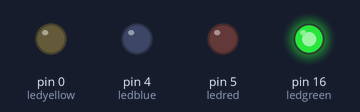
The program below on a simulated MicroPython board. Parts: output pins drawn as LEDs (lit = HIGH). At 4.0 s the program stops and its outputs stay as they are.

Above: at 0.02 s.
At 0.37 s:
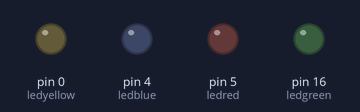
At 0.72 s:
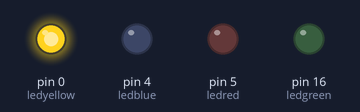
At 1.47 s:
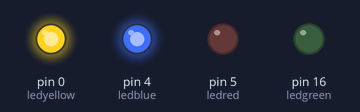
At 2.17 s:
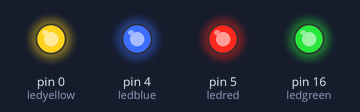
At 2.92 s:
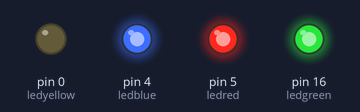
Timing chart, 0 to 3.2 s (numbered marks = the images above):
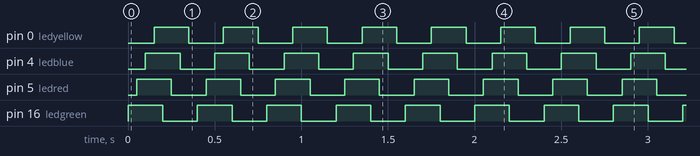

The program:

blink.py
```python
from machine import Pin
import time

ledgreen = Pin(16, Pin.OUT)
ledred = Pin(5, Pin.OUT)
ledblue = Pin(4, Pin.OUT)
ledyellow = Pin(0, Pin.OUT)

for i in range(10):
  ledgreen(1)
  time.sleep(0.05)
  ledred(1)
  time.sleep(0.05)
  ledblue(1)
  time.sleep(0.05)
  ledyellow(1)
  time.sleep(0.05)
  ledgreen(0)
  time.sleep(0.05)
  ledred(0)
  time.sleep(0.05)
  ledblue(0)
  time.sleep(0.05)
  ledyellow(0)
  time.sleep(0.05)
```

Measured:
- by itself, pin 0 (ledyellow), pin 4 (ledblue), pin 5 (ledred), pin 16 (ledgreen): alternates HIGH for 0.20 s and LOW for 0.20 s, 20 changes in all, then stays LOW
- by itself, everything shown: repeats every 0.40 s, in 8 steps
